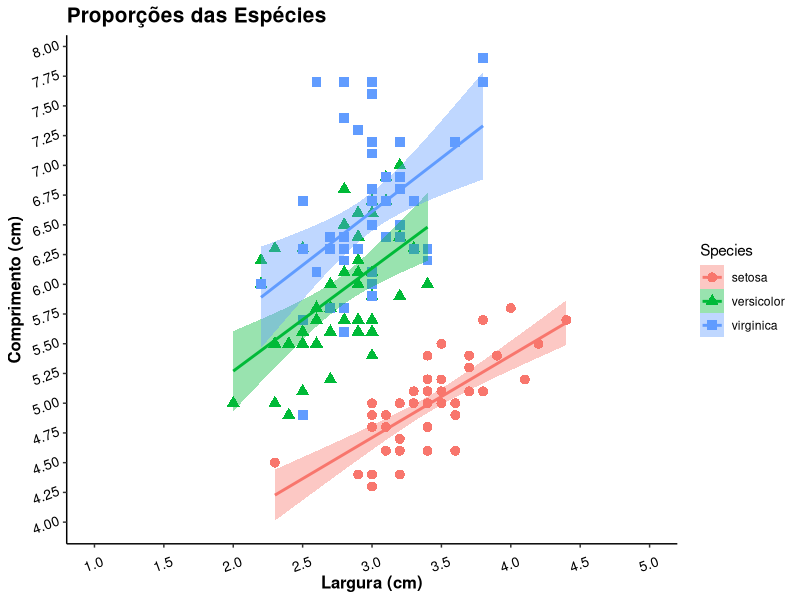

Source code (R):

library(ggplot2)

ggplot(iris, aes(iris$Sepal.Width, iris$Sepal.Length,
                 shape = Species, color = Species, fill = Species )) +
  geom_point(size = 3) +
  geom_smooth(method = "lm") +
  theme_classic() +
  labs(x = "Largura (cm)", y = "Comprimento (cm)" , title = "Proporções das Espécies") +
  theme(plot.title = element_text(size = 15, colour = "black", face = "bold")) +
  theme(axis.title = element_text(size = 12, colour = "black", face = "bold")) +
  theme(axis.text = element_text(size = 10, colour = "black")) +
  theme(axis.text.x = element_text(angle = 20, vjust = .25)) +
  theme(axis.text.y = element_text(angle = 20, vjust = .25)) +
  scale_x_continuous(limits = c(1,5), breaks = seq(1, 5, 0.5)) +
  scale_y_continuous(breaks = seq(0, 10, 0.25)) 
